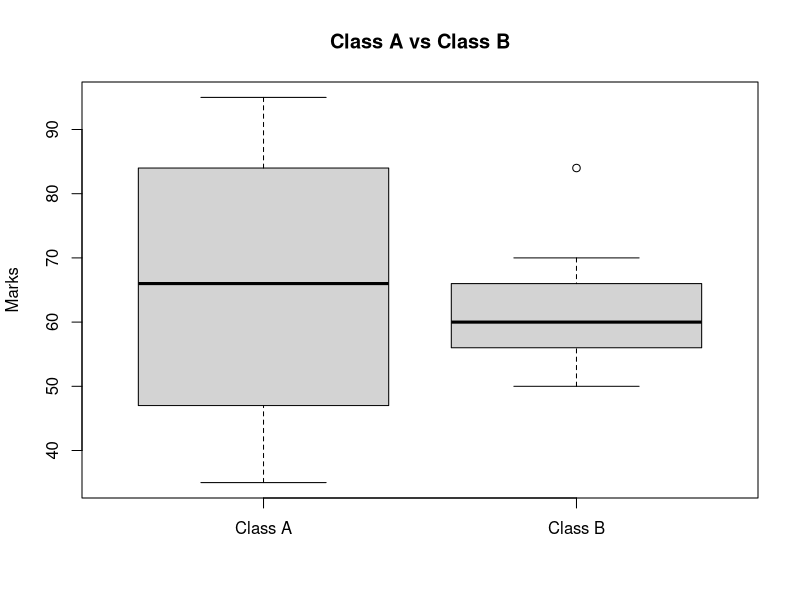

Generate this figure with R:
classA <- c(76,35,47,64,95,66,89,36,84)
classB <- c(51,56,84,60,59,70,63,66,50)

mean(classA)
median(classA)
range(classA)
max(classA) - min(classA)

mean(classB)
median(classB)
range(classB)
max(classB) - min(classB)

boxplot(classA, classB,
        names = c("Class A", "Class B"),
        main = "Class A vs Class B",
        ylab = "Marks")
